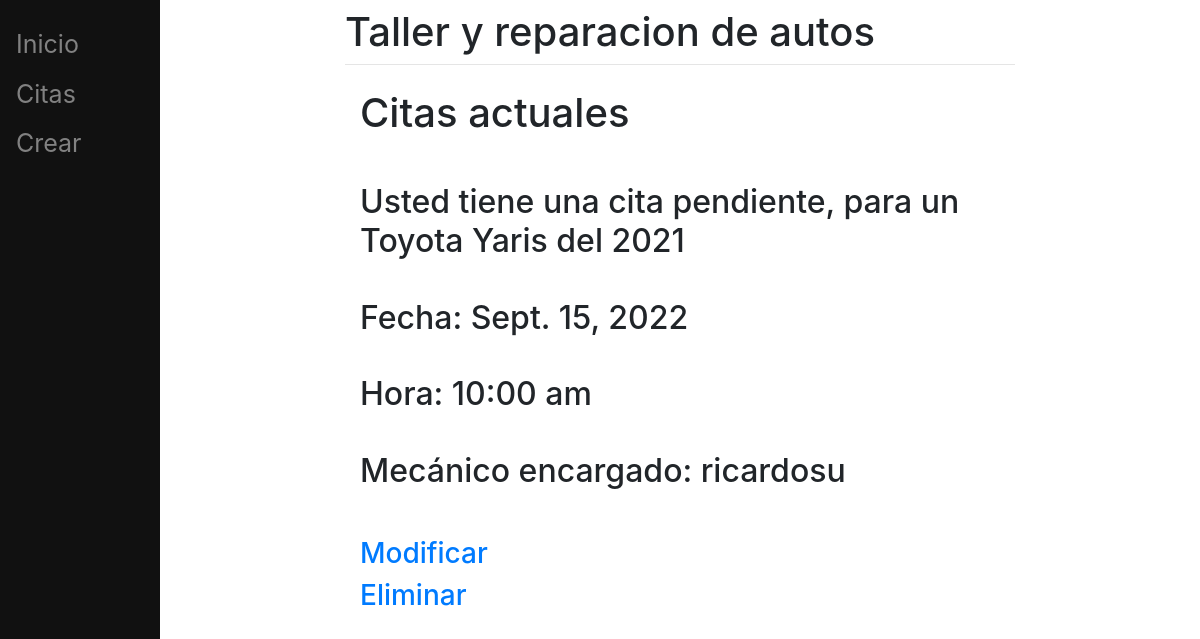
Page /view/3 on the committed database.
### appointments/models.py (models this page shows)
class Car(models.Model):
    user = models.ForeignKey(User,on_delete=models.CASCADE,related_name="car", null=True)
    provider = models.ForeignKey(User,on_delete=models.CASCADE,related_name="provider", null=True)
    car_model = models.CharField(max_length=20)
    transmission = models.CharField(max_length=1, choices=TRANSMISSION)
    year = models.PositiveIntegerField(blank=True)
    brand =  models.CharField(max_length=20)
    schedule = models.CharField(max_length=10, choices=SCHEDULE)
    date = models.DateField(null=True, blank=False)

### appointments/views.py (the view, shortened to what this page needs)
# urls.py: path('view/', views.view, name='view'),
def view(request, pk=None):
    if request.user.is_staff:
        return redirect('staff')
    else:
        if pk is not None:
            try:
                car = Car.objects.get(pk=pk)
            except Car.DoesNotExist:
                raise Http404('El auto con identificador {} no existe'.format(pk))
            return render(
                request,
                'views.html',
                {
                    'pk': car.pk,
                    'brand': car.brand,
                    'car_model': car.car_model,
                    'year': car.year,
                    'schedule': car.schedule,
                    'date': car.date,
                    'provider': car.provider
                }
            )

### appointments/templates/views.html (shortened to what this page needs)
{% extends "base.html" %}
{% block content %}
  <div class="container">
    <h1>Citas actuales</h1>
    {% if brand and car_model %}
    <h2>
      <br> Usted tiene una cita pendiente, para un {{brand}} {{car_model}} del {{year}} <br>
      <br> Fecha: {{date}} <br>
      <br> Hora: {{schedule}} <br>
      <br> Mecánico encargado: {{provider}} <br> <br>
    </h2>
    <a href="{% url 'create' pk %}">
      <h3>
        Modificar
      </h3>
    </a>
    <a href="{% url 'delete' pk %}">
      <h3>
        Eliminar
      </h3>
    </a>
    {% endif %}
  </div>
{%endblock%}

### rows in the picture
Car: brand "Toyota", car_model "Yaris", date "Sept. 15, 2022", schedule "10:00 am"

### other values in the picture
{{ year }} "2021"
{{ provider }} "ricardosu"
